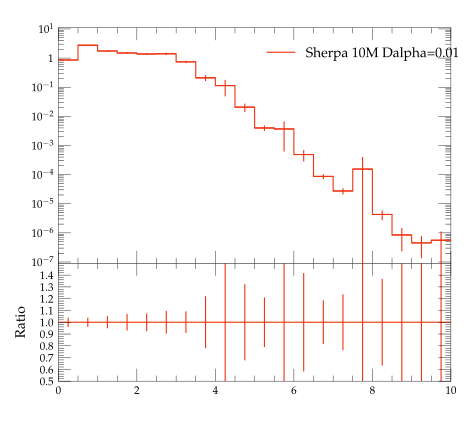

Reproduce this figure in Python.
#! /usr/bin/env python

# This Python script was auto-generated using YODA v2.0.0.
# Analysis object: /evtb/cutEg_jbjg_dr
# Timestamp: 13-04-2024 (01:44:13)

import matplotlib as mpl
import matplotlib.pyplot as plt
mpl.use('Agg') # comment out for interactive use
import os
import numpy as np

plotDir = os.path.split(os.path.realpath(__file__))[0]
if 'YODA_USER_PLOT_PATH' in globals():
    plot_outdir = globals()['YODA_USER_PLOT_PATH']
else:
    plot_outdir = plotDir

#plot style
plt.style.use(os.path.join(plotDir, '../default.mplstyle'))
# plot metadata
figW, figH = plt.rcParams['figure.figsize']
ax_xLabel = r''
ax_yLabel = r''
ax_title  = r''
ax_xScale = 'linear'
ax_yScale = 'log'
xLims = (0.0, 10.0)
yLims = (9e-08, 11.0)

# TeX-friendly labels for the legend
labels = [ r"Sherpa 10M Dalpha=0.01" ]

# Create figure and axis objects
fig, (ax, ratio0_ax) = plt.subplots(2, 1, sharex=True,
                  figsize=(figW,figH), gridspec_kw={'height_ratios': (2, 1)})
ratio0_ax.yaxis.set_major_locator(mpl.ticker.MultipleLocator(0.1))
ratio0_ax.set_ylim(0.5, 1.4999)
ratio0_ax.set_ylabel('Ratio')

# LineColor map: curve index -> color
linecolors = {0: '#EE3311'}
# the numerical data is stored in a separate file
dataf = dict()
prefix = os.path.split(__file__)[0]
if prefix:    prefix = prefix + '/'
exec(open(prefix+'cutEg_jbjg_dr__data.py').read(), dataf)


legend_handles = [] # keep track of handles for the legend

# style options for curves
# starts at zorder>=5 to draw curve on top of legend
styles = {
  'curve0': {
    'color' : linecolors[0],
    'linestyle' : '-',
    'marker' : 'o',
    'zorder' : 5,
    'histstyle' : True,
  },
}
# curve from input yoda files in main panel
for label in dataf['yvals'].keys():
    if all(np.isnan(v) for v in dataf['yvals'][label]):
        continue
    tmp = None
    if styles[label]['histstyle']: # draw as histogram
        tmp, = ax.plot(dataf['xedges'], dataf['yedges'][label],
                       color=styles[label]['color'],
                       linestyle=styles[label]['linestyle'],
                       drawstyle='steps-pre', solid_joinstyle='miter',
                       zorder=styles[label]['zorder'], label=label)
        ax.errorbar(dataf['xpoints'], dataf['yvals'][label], color=styles[label]['color'],
                    xerr=dataf['xerrs'], yerr=[dataf['ydowns'][label], dataf['yups'][label]],
                    linestyle='none', zorder=styles[label]['zorder'])
    else: # draw as scatter
        tmp = ax.errorbar(dataf['xpoints'], dataf['yvals'][label],
                          xerr=dataf['xerrs'],
                          yerr=[ dataf['ydowns'][label],
                          dataf['yups'][label] ],
                          fmt=styles[label]['marker'],
                          ecolor=styles[label]['color'],
                          color=styles[label]['color'], zorder=2)
        tmp[-1][0].set_linestyle(styles[label]['linestyle'])
    legend_handles += [tmp]
    for varLabel in dataf['variation_yvals'].keys():
        if varLabel.startswith(label):
            tmp, = ax.plot(dataf['xedges'], dataf['variation_yvals'][varLabel],
                           color=styles[label]['color'],
                           linestyle=styles[label]['linestyle'],
                           drawstyle='steps-pre', solid_joinstyle='miter',
                           zorder=styles[label]['zorder'], alpha=0.5)


# plots on ratio panel
# curve from input yoda files in ratio panel
for label, yvals in dataf['ratio0_yvals'].items():
    if all(np.isnan(v) for v in yvals):
        continue
    if styles[label]['histstyle']: # plot as histogram
        ratio0_ax.plot(dataf['xedges'], yvals,
                       color=styles[label]['color'],
                       linestyle=styles[label]['linestyle'],
                       drawstyle='steps-pre', zorder=1,
                       solid_joinstyle='miter')
        ratio0_ax.vlines(dataf['xpoints'],
                         dataf['ratio0_ymin'][label],
                         dataf['ratio0_ymax'][label],
                         color=styles[label]['color'], zorder=1)
    else: # plot as scatter
        tmp = ratio0_ax.errorbar(dataf['xpoints'],
                                 yvals, xerr=dataf['xerrs'],
                                 yerr=dataf['ratio0_yerrs'][label],
                                 fmt=styles[label]['marker'],
                                 ecolor=styles[label]['color'],
                                 color=styles[label]['color'])
        tmp[-1][0].set_linestyle(styles[label]['linestyle'])

    for varlabel in dataf['ratio0_variation_vals'].keys():
        if varlabel.startswith(label):
            ratio0_ax.plot(dataf['xedges'],
                            dataf['ratio0_variation_vals'][varlabel],
                            color=styles[label]['color'],
                            linestyle=styles[label]['linestyle'],
                            drawstyle='steps-pre', solid_joinstyle='miter',
                            zorder=1, alpha=0.5)

legend_pos = (0.5, 0.97)
ax.legend(legend_handles, labels, loc='upper left', bbox_to_anchor=legend_pos)

# set plot metadata as defined above
ratio0_ax.set_xlabel(ax_xLabel)
ratio0_ax.xaxis.set_label_coords(1., -.15)
ax.set_ylabel(ax_yLabel, loc='top')
ax.set_title(ax_title, loc='left')
ax.set_xscale(ax_xScale)
ax.set_yscale(ax_yScale)
ax.set_xlim(xLims)
ax.set_ylim(yLims)

# tick formatting
plt.rcParams['xtick.top'] = True
plt.rcParams['ytick.right'] = True
ax.yaxis.set_major_locator(mpl.ticker.LogLocator(base=10.0, numticks=np.inf))
ax.yaxis.set_minor_locator(mpl.ticker.LogLocator(
                           base=10.0, subs=np.arange(0.1, 1, 0.1), numticks=np.inf))
fig.align_ylabels((ax, ratio0_ax))
plt.savefig(os.path.join(plot_outdir, 'cutEg_jbjg_dr.pdf'), format='PDF')
plt.savefig(os.path.join(plot_outdir, 'cutEg_jbjg_dr.png'), format='PNG')

plt.close(fig)
